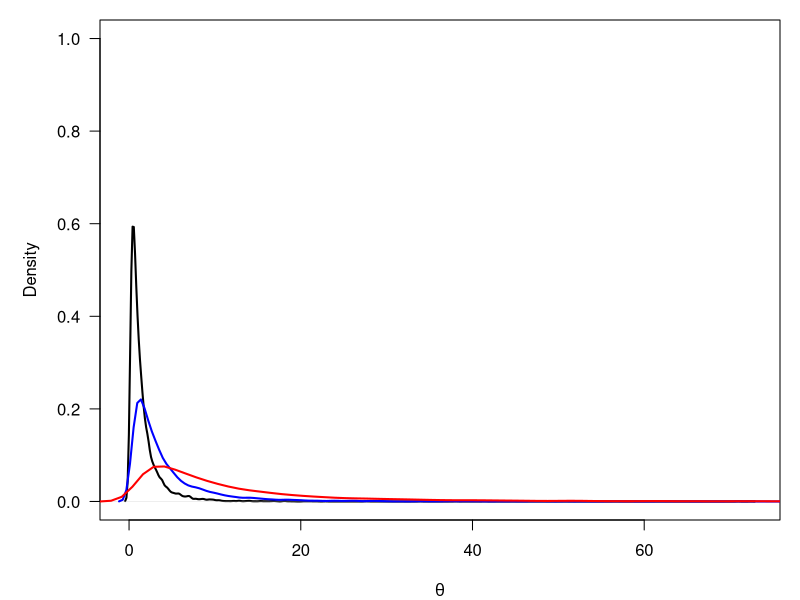
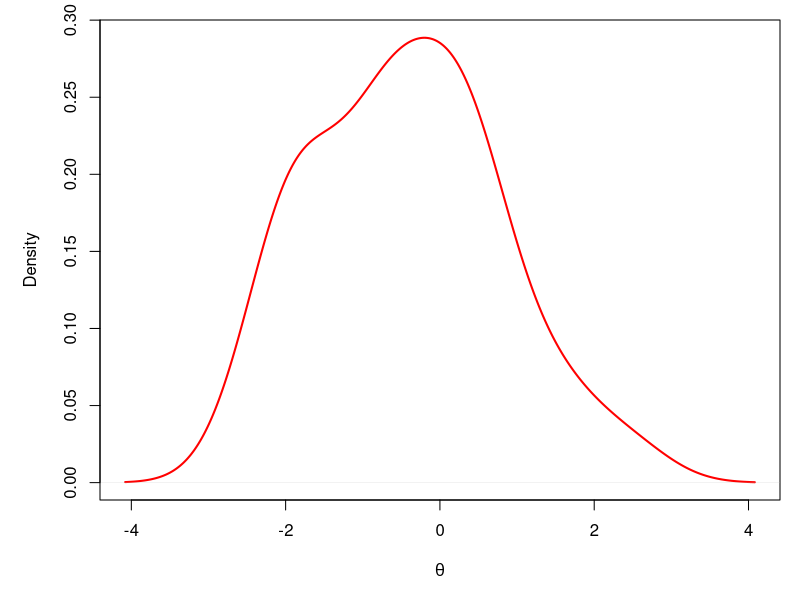
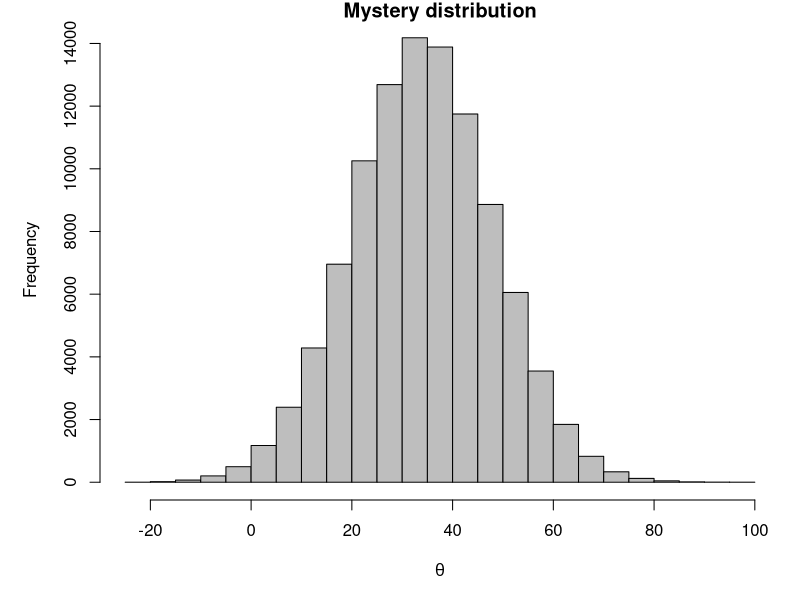
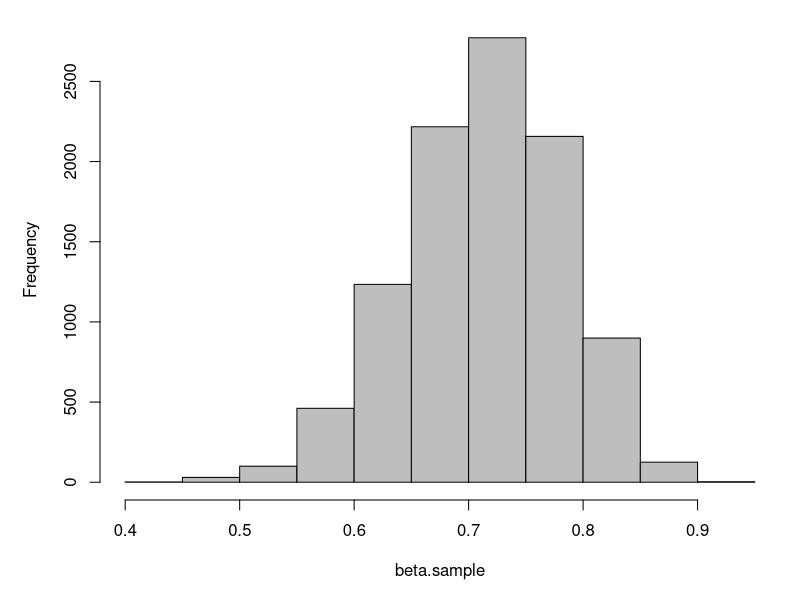

Write R code to recreate these figures, in order.
## ---- chunk 1

## ---- chunk 2
# Plot the density fucntion for a lognormal
# distribution that has a mean of zero and
# a standard deviation of 1.
  par(mar=c(4,5,1,1))
  plot(density(
    rlnorm(n=1e4, mean=0, sd=1)),
    main='', lwd=2, col='black', 
    xlab=expression(theta), ylim=c(0,1),
    yaxt='n')
  axis(side=2, las=2)

# Now, we can change the parameters to
# change the location and spread
  lines(density(
    rlnorm(n=1e4, mean=1, sd=1)),
    lwd=2, col = 'blue') 
  
  lines(density(
    rlnorm(n=1e4, mean=2, sd=1)),
    lwd=2, col = 'red')  
## ---- chunk 3
ndata = rnorm(n=30, mean=0, sd=1)
## ---- chunk 4
par(mar=c(5,5,1,1))
plot(density(ndata),
     main='',
     xlab=expression(theta),
     col='red',
     lwd='2')
## ---- chunk 5
hist(rnorm(1e5, mean=34, sd=14), main='Mystery distribution',
     xlab=expression(theta), col='gray')
## ---- chunk 6
# I'll simulate the data for you in another file and you can read in the data
# from a text file like this (just make sure it is in the correct directory):
  dbp = read.csv('../../data/dbp.txt') 
  str(dbp)
## ---- chunk 7
# Get a random sample from the beta
beta.sample = rbeta(n=1e4,
                    shape1=30,
                    shape2=12)

# Plot a histogram
hist(beta.sample, main='', col='gray')
## ---- chunk 8
rbinom(n=10, size=10, prob=0.5)
## ---- chunk 9
rpois(n = 10, lambda = 10)
## ---- chunk 10
counts2 = read.csv('../../data/counts2.txt')
